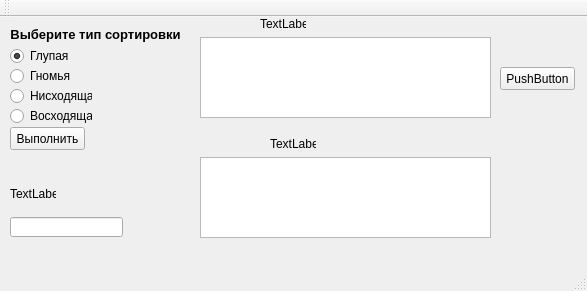
<?xml version="1.0" encoding="UTF-8"?>
<ui version="4.0">
 <class>MainWindow</class>
 <widget class="QMainWindow" name="MainWindow">
  <property name="geometry">
   <rect>
    <x>0</x>
    <y>0</y>
    <width>587</width>
    <height>291</height>
   </rect>
  </property>
  <property name="windowTitle">
   <string>MainWindow</string>
  </property>
  <widget class="QWidget" name="centralWidget">
   <widget class="QRadioButton" name="radioButton">
    <property name="geometry">
     <rect>
      <x>10</x>
      <y>30</y>
      <width>82</width>
      <height>18</height>
     </rect>
    </property>
    <property name="text">
     <string>Глупая</string>
    </property>
    <property name="checked">
     <bool>true</bool>
    </property>
   </widget>
   <widget class="QRadioButton" name="radioButton_2">
    <property name="geometry">
     <rect>
      <x>10</x>
      <y>50</y>
      <width>82</width>
      <height>18</height>
     </rect>
    </property>
    <property name="text">
     <string>Гномья</string>
    </property>
   </widget>
   <widget class="QRadioButton" name="radioButton_3">
    <property name="geometry">
     <rect>
      <x>10</x>
      <y>70</y>
      <width>82</width>
      <height>18</height>
     </rect>
    </property>
    <property name="text">
     <string>Нисходящая</string>
    </property>
   </widget>
   <widget class="QRadioButton" name="radioButton_4">
    <property name="geometry">
     <rect>
      <x>10</x>
      <y>90</y>
      <width>82</width>
      <height>18</height>
     </rect>
    </property>
    <property name="text">
     <string>Восходящая</string>
    </property>
   </widget>
   <widget class="QPushButton" name="pushButton">
    <property name="geometry">
     <rect>
      <x>10</x>
      <y>110</y>
      <width>75</width>
      <height>23</height>
     </rect>
    </property>
    <property name="text">
     <string>Выполнить</string>
    </property>
   </widget>
   <widget class="QTextEdit" name="textEdit">
    <property name="geometry">
     <rect>
      <x>200</x>
      <y>20</y>
      <width>291</width>
      <height>81</height>
     </rect>
    </property>
   </widget>
   <widget class="QTextEdit" name="textEdit_2">
    <property name="geometry">
     <rect>
      <x>200</x>
      <y>140</y>
      <width>291</width>
      <height>81</height>
     </rect>
    </property>
   </widget>
   <widget class="QLabel" name="label">
    <property name="geometry">
     <rect>
      <x>260</x>
      <y>0</y>
      <width>46</width>
      <height>13</height>
     </rect>
    </property>
    <property name="text">
     <string>TextLabel</string>
    </property>
   </widget>
   <widget class="QLabel" name="label_2">
    <property name="geometry">
     <rect>
      <x>270</x>
      <y>120</y>
      <width>46</width>
      <height>13</height>
     </rect>
    </property>
    <property name="text">
     <string>TextLabel</string>
    </property>
   </widget>
   <widget class="QPushButton" name="pushButton_2">
    <property name="geometry">
     <rect>
      <x>500</x>
      <y>50</y>
      <width>75</width>
      <height>23</height>
     </rect>
    </property>
    <property name="text">
     <string>PushButton</string>
    </property>
   </widget>
   <widget class="QLabel" name="label_3">
    <property name="geometry">
     <rect>
      <x>10</x>
      <y>10</y>
      <width>171</width>
      <height>16</height>
     </rect>
    </property>
    <property name="text">
     <string>&lt;!DOCTYPE HTML PUBLIC &quot;-//W3C//DTD HTML 4.0//EN&quot; &quot;http://www.w3.org/TR/REC-html40/strict.dtd&quot;&gt;
&lt;html&gt;&lt;head&gt;&lt;meta name=&quot;qrichtext&quot; content=&quot;1&quot; /&gt;&lt;style type=&quot;text/css&quot;&gt;
p, li { white-space: pre-wrap; }
&lt;/style&gt;&lt;/head&gt;&lt;body style=&quot; font-family:'MS Shell Dlg 2'; font-size:8.25pt; font-weight:400; font-style:normal;&quot;&gt;
&lt;p align=&quot;center&quot; style=&quot; margin-top:0px; margin-bottom:0px; margin-left:0px; margin-right:0px; -qt-block-indent:0; text-indent:0px;&quot;&gt;&lt;span style=&quot; font-size:10pt; font-weight:600;&quot;&gt;Выберите тип сортировки&lt;/span&gt;&lt;/p&gt;&lt;/body&gt;&lt;/html&gt;</string>
    </property>
   </widget>
   <widget class="QLineEdit" name="lineEdit">
    <property name="geometry">
     <rect>
      <x>10</x>
      <y>200</y>
      <width>113</width>
      <height>20</height>
     </rect>
    </property>
   </widget>
   <widget class="QLabel" name="label_4">
    <property name="geometry">
     <rect>
      <x>10</x>
      <y>170</y>
      <width>46</width>
      <height>13</height>
     </rect>
    </property>
    <property name="text">
     <string>TextLabel</string>
    </property>
   </widget>
  </widget>
  <widget class="QMenuBar" name="menuBar">
   <property name="geometry">
    <rect>
     <x>0</x>
     <y>0</y>
     <width>587</width>
     <height>20</height>
    </rect>
   </property>
  </widget>
  <widget class="QToolBar" name="mainToolBar">
   <attribute name="toolBarArea">
    <enum>TopToolBarArea</enum>
   </attribute>
   <attribute name="toolBarBreak">
    <bool>false</bool>
   </attribute>
  </widget>
  <widget class="QStatusBar" name="statusBar"/>
 </widget>
 <layoutdefault spacing="6" margin="11"/>
 <resources/>
 <connections/>
</ui>
